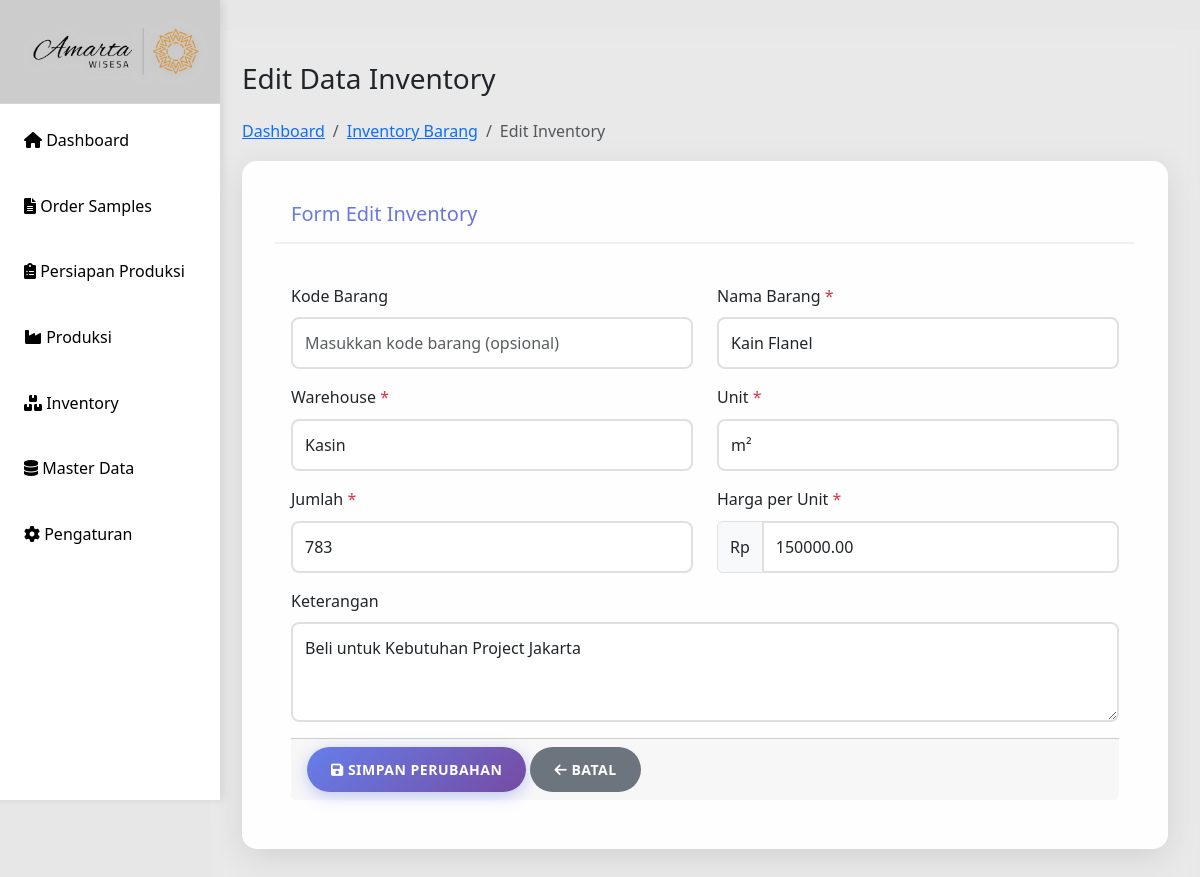
Before: /edit-inventory.php?id=8 with the older database file.
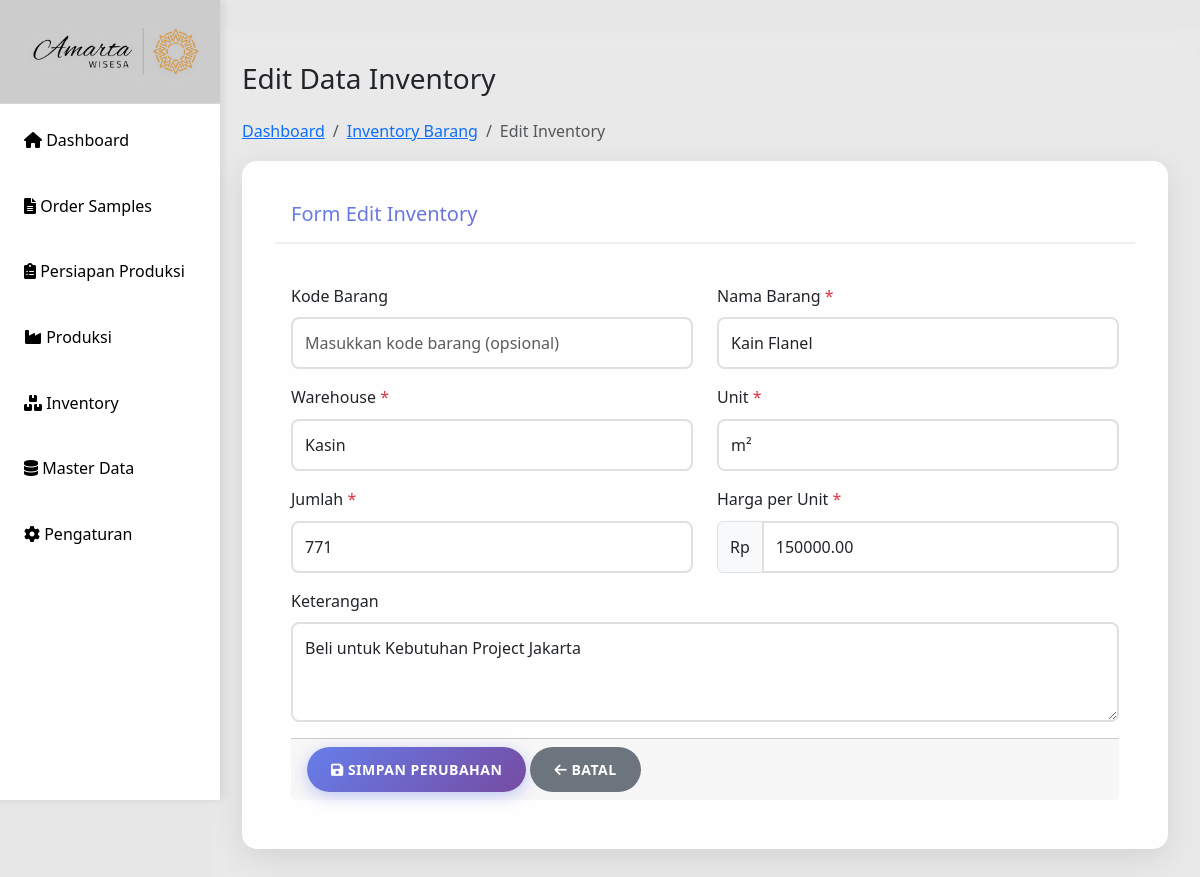
After: the same page with the newer database file.
### tables this page shows
CREATE TABLE `inventory` (
  `id` int(11) NOT NULL,
  `kode_barang` varchar(50) DEFAULT NULL,
  `nama_barang` varchar(255) NOT NULL,
  `warehouse` varchar(100) NOT NULL,
  `unit` varchar(50) NOT NULL,
  `jumlah` int(11) NOT NULL DEFAULT 0,
  `harga_per_unit` decimal(15,2) NOT NULL DEFAULT 0.00,
  `keterangan` text DEFAULT NULL,
  `created_at` datetime NOT NULL DEFAULT current_timestamp(),
  `updated_at` datetime DEFAULT NULL ON UPDATE current_timestamp(),
  `id_kategori` int(11) DEFAULT NULL
);

CREATE TABLE `kategori_barang` (
  `id_kategori` int(11) NOT NULL,
  `nama_kategori` varchar(255) NOT NULL,
  `keterangan` text DEFAULT NULL,
  `created_at` timestamp NOT NULL DEFAULT current_timestamp(),
  `updated_at` timestamp NOT NULL DEFAULT current_timestamp() ON UPDATE current_timestamp()
);

CREATE TABLE `gudang` (
  `id_gudang` int(11) NOT NULL,
  `nama` varchar(100) NOT NULL,
  `alamat` text NOT NULL,
  `kepala_gudang` varchar(100) NOT NULL,
  `kapasitas` int(11) NOT NULL COMMENT 'Kapasitas dalam meter persegi',
  `keterangan` text DEFAULT NULL,
  `created_at` timestamp NOT NULL DEFAULT current_timestamp(),
  `updated_at` timestamp NOT NULL DEFAULT current_timestamp() ON UPDATE current_timestamp()
);

### edit-inventory.php (the view, shortened to what the changed rows need)
<?php
include 'includes/header.php';
include 'config/db.php';
$id = intval($_GET['id']);
$sql = "SELECT * FROM inventory WHERE id = ?";
$stmt = mysqli_prepare($conn, $sql);
mysqli_stmt_bind_param($stmt, "i", $id);
mysqli_stmt_execute($stmt);
$result = mysqli_stmt_get_result($stmt);
$inventory = mysqli_fetch_assoc($result);
$nama_gudang = $conn->query("SELECT * FROM gudang ORDER BY nama");
$kategori_barang = $conn->query("SELECT * FROM kategori_barang ORDER BY nama_kategori");
?>
<div class="main-content">
    <div class="row">
        <div class="col-12">
            <h1 class="h3 mb-4">Edit Data Inventory</h1>
            <div class="card">
                <div class="card-body">
                    <form method="POST" action="">
                        <div class="row">
                            <div class="col-md-6">
                                <div class="mb-3">
                                    <label for="nama_barang" class="form-label">Nama Barang <span class="text-danger">*</span></label>
                                    <select name="nama_barang" class="form-control" required>
                                        <?php
                                        $kategori_barang->data_seek(0);
                                        while($row_kategori = $kategori_barang->fetch_assoc()):
                                        ?>
                                        <option value="<?= htmlspecialchars($row_kategori['nama_kategori']); ?>"
                                            <?= ($inventory['nama_barang'] == $row_kategori['nama_kategori']) ? 'selected' : '' ?>>
                                            <?= htmlspecialchars($row_kategori['nama_kategori']); ?>
                                        </option>
                                        <?php endwhile; ?>
                                    </select>
                                </div>
                            </div>
                        </div>
                        <div class="row">
                            <div class="col-md-6">
                                <div class="mb-3">
                                    <label for="warehouse" class="form-label">Warehouse <span class="text-danger">*</span></label>
                                    <select name="warehouse" class="form-control" required>
                                        <?php
                                        $nama_gudang->data_seek(0);
                                        while($row_gudang = $nama_gudang->fetch_assoc()):
                                        ?>
                                        <option value="<?= htmlspecialchars($row_gudang['nama']); ?>"
                                            <?= ($inventory['warehouse'] == $row_gudang['nama']) ? 'selected' : '' ?>>
                                            <?= htmlspecialchars($row_gudang['nama']); ?>
                                        </option>
                                        <?php endwhile; ?>
                                    </select>
                                </div>
                            </div>
                            <div class="col-md-6">
                                <div class="mb-3">
                                    <label for="unit" class="form-label">Unit <span class="text-danger">*</span></label>
                                    <select name="unit" class="form-control" required>
                                        <option value="m²" <?= ($inventory['unit'] == 'm²') ? 'selected' : '' ?>>m²</option>
                                    </select>
                                </div>
                            </div>
                        </div>
                        <div class="row">
                            <div class="col-md-6">
                                <div class="mb-3">
                                    <label for="jumlah" class="form-label">Jumlah <span class="text-danger">*</span></label>
                                    <input type="number" class="form-control" id="jumlah" name="jumlah"
                                           value="<?= $inventory['jumlah']; ?>" required min="1">
                                </div>
                            </div>
                            <div class="col-md-6">
                                <div class="mb-3">
                                    <div class="input-group">
                                        <span class="input-group-text">Rp</span>
                                        <input type="number" class="form-control" id="harga_per_unit" name="harga_per_unit"
                                               value="<?= $inventory['harga_per_unit']; ?>" required min="0" step="0.01">
                                    </div>
                                </div>
                            </div>
                        </div>
                        <div class="row">
                            <div class="col-md-12">
                                <div class="mb-3">
                                    <label for="keterangan" class="form-label">Keterangan</label>
                                    <textarea class="form-control" id="keterangan" name="keterangan" rows="3"><?= htmlspecialchars($inventory['keterangan'] ?? ''); ?></textarea>
                                </div>
                            </div>
                        </div>
                    </form>
                </div>
            </div>
        </div>
    </div>
</div>
<?php
include 'includes/footer.php';
?>

Changed rows visible on the page:
changed inventory "m²": jumlah "783" → "771"
